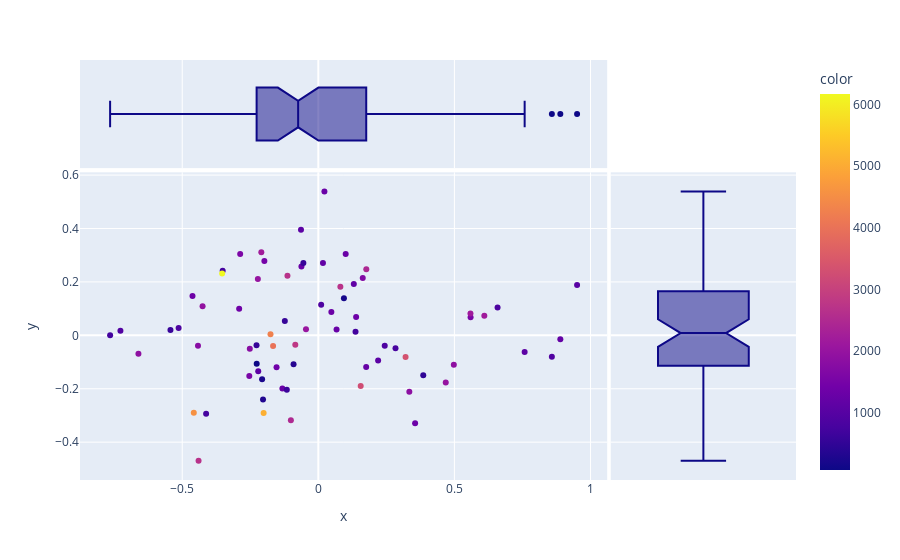

Write notebook code for a chart like this one.
### Code cell
import pandas as pd
import plotly.express as px
from sklearn.decomposition import PCA

pca = PCA(n_components=2)
X_reduced = pd.DataFrame(pca.fit_transform(recauen[['Cell_Cycle',
       'HIPPO', 'MYC', 'NOTCH', 'NRF2', 'PI3K', 'TGF.Beta', 'RTK_RAS', 'TP53',
       'WNT', 'Hypoxia', 'SRC', 'ESR1', 'ERBB2', 'PROLIF']]))
finalDf = pd.concat([recauen.loc[:,"PAM"], X_reduced], axis=1, join="inner")

px.scatter(x = finalDf.iloc[:,1], y = finalDf.iloc[:,2], hover_data=[finalDf.iloc[:,0]], color = finalDf.iloc[:,0], marginal_x = 'box', marginal_y = 'box')
